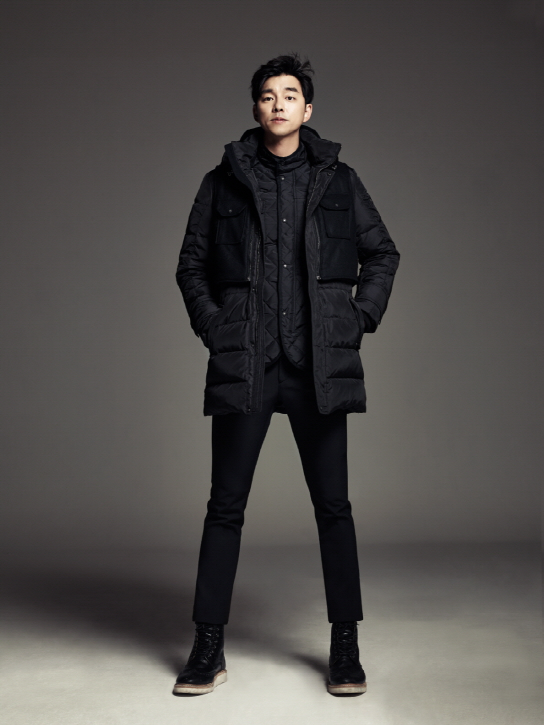
#> input picture test.jpg, 1087 x 1449 px (shown at 1/2 size); its folder holds only this picture in this run
$ python -i 20190923.py   (imports and definitions only)
#> lines starting #> are read from the running program, lines starting #| are printed output that depends on the picture
import cv2
import os
import numpy as np

face_classifier = cv2.CascadeClassifier('/home/gigachany/anaconda3/envs/gigachany/share/OpenCV/haarcascades/haarcascade_frontalface_default.xml')

def face_extractor(img):    # 사진 얼굴 추출 리턴
    gray = cv2.cvtColor(img, cv2.COLOR_BGR2GRAY)     # 흑백처리
    faces = face_classifier.detectMultiScale(gray,1.3, 5)     # 얼굴 찾기
    if faces is ():
        return None     # 찾은 얼굴이 없으면 None으로 리턴
    for (x, y, w, h) in faces:     # 얼굴들이 있으면
        cropped_face = img[y:y + h, x:x + w]
    return cropped_face     # cropped_face 리턴

def face_Data(name):
    # 카메라로 부터 사진 1장 얻기
#> called with name = 'test.jpg'
    img = cv2.imread(name)
#> img is the input picture: shape (1449, 1087, 3); mean B, G, R 74.7, 76.5, 79.5
    # 얼굴 감지 하여 얼굴만 가져오기

    if face_extractor(img) is not None:
        # 얼굴 이미지 크기를 200x200으로 조정
#> in face_extractor, `faces = face_classifier.detectMultiScale(gray,1.3, 5)`: faces = [[503, 149, 114, 114]]
#> the loop in face_extractor, `for (x, y, w, h) in faces:` made 1 pass
#> pass 1, in face_extractor, `cropped_face = img[y:y + h, x:x + w]`:
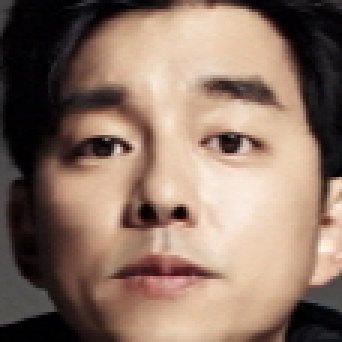
#> cropped_face: shape (114, 114, 3) (shown 3 times larger); mean B, G, R 100.6, 115, 138.9
        face = cv2.resize(face_extractor(img), (200, 200))
#> the loop in face_extractor (call 2), `for (x, y, w, h) in faces:` made 1 pass
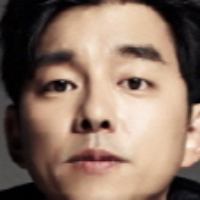
#> face: shape (200, 200, 3); mean B, G, R 100.4, 114.9, 138.7
        # 조정된 이미지를 흑백으로 변환
        face = cv2.cvtColor(face, cv2.COLOR_BGR2GRAY)
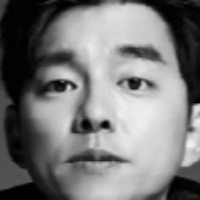
#> face: shape (200, 200); min 0, max 245, mean 120.4
        # faces폴더에 jpg파일로 저장
        # ex > faces/user0.jpg   faces/user1.jpg ....
#> (the run stopped early here; a loop or call above may not have finished)

$ run again, on in.jpg
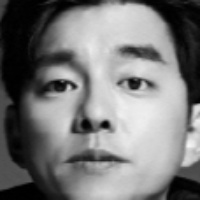
#> input picture in.jpg, 200 x 200 px
#> in face_Data, img is the input picture: shape (200, 200, 3); min 0, max 245, mean 120.4
#> faces = [[12, 12, 174, 174]]
#> the loop in face_extractor, `for (x, y, w, h) in faces:` made 1 pass
#> pass 1, in face_extractor, `cropped_face = img[y:y + h, x:x + w]`:
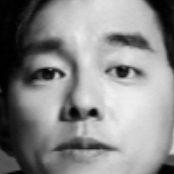
#> cropped_face: shape (174, 174, 3); min 0, max 239, mean 137.5
#> the loop in face_extractor (call 2), `for (x, y, w, h) in faces:` made 1 pass
